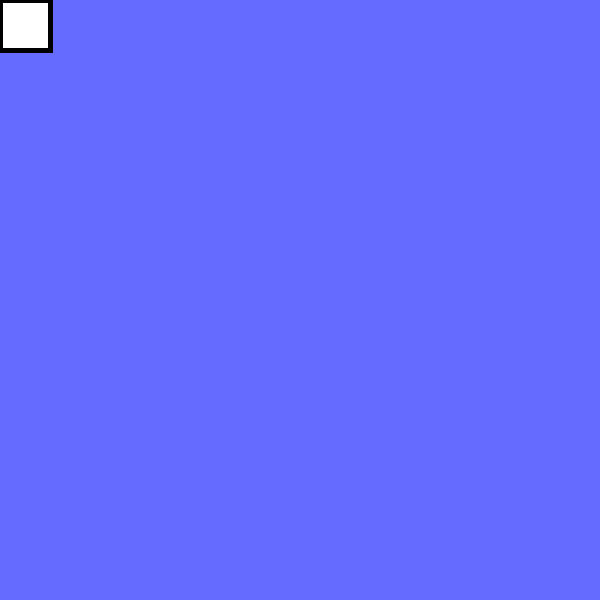
Frame 1 (no input)
Frame 60 (the mouse pressed at the canvas centre just before this capture): identical to frame 1, image omitted
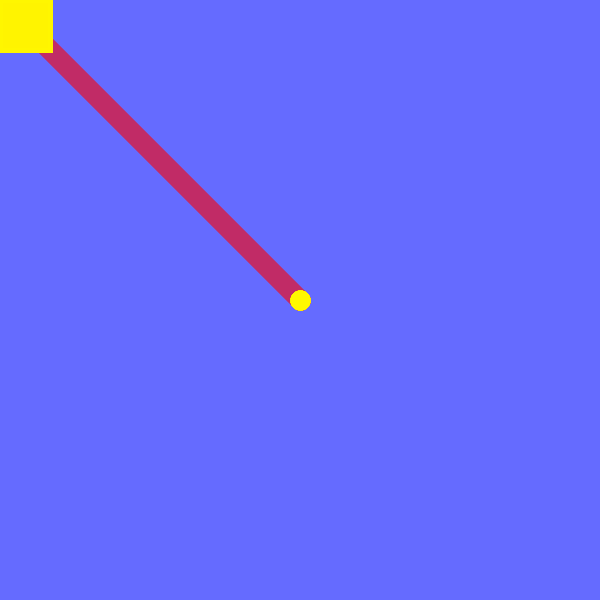
Frame 120 (the mouse held since frame 60 and released just before this capture)

The Processing sketch that drew these frames (run headless with seeded random() and noise(); from frame 60 on, the mouse is pressed at the canvas centre):

// Processing sketch: processing_72878
// ── processing_72878.pde

//Dana Silberberg Sahar
//Home Assignment Oct_1st_2012 
//Drawing program which uses at least two variables

//Declaring my variables:
//int 
//float mouse;
//int mousePos;
int colorDir;
int myColor;

//Setup loop:
void setup(){
size(600,600);
smooth();
colorMode (HSB,360,100,100,100);//HSB allows rainbow
background(238,60,100);
//Defining variables
//mouse=0;
//mousePos=mouse+1;
myColor=0;
colorDir=myColor+1;
}

void draw(){
strokeWeight(5);
rect (0,0,50,50);
if(mousePressed){
stroke (myColor,100,100,60);//60% transperancy
fill (myColor,100,100,60);//60% transperancy
strokeWeight (20);
myColor+=colorDir;
if (myColor>360){
colorDir=-1;
}
if (myColor<0){
colorDir=1;
}
 //if the 'y' key is pressed use yellow stroke (to draw Yellow sunshine....
 /* thanks to the kind help of "Processing" [the blue book] p.225: Keyboard chapter*/
if ((keyPressed==true)&&(key=='y')){
  stroke (60,100,100,random(25));
  strokeWeight (random(60));
  line(mouseX,mouseY,pmouseX,pmouseY);
}
  if (mousePressed){
  //if the 'w' key is pressed use white stroke (to draw LIGHT WHITE clouds....
 /*That too -  thanks to the kind help of "Processing" [the blue book] p.225: Keyboard chapter*/
 if ((keyPressed==true)&&(key=='w')){
  stroke (100,0,100,random(30));
  strokeWeight (random(100));
line(mouseX,mouseY,pmouseX,pmouseY);
}
 /*That too -  thanks to the kind help of "Processing" [the blue book] p.225: Keyboard chapter*/
 //if the 'g' key is pressed use grey stroke (to draw GREY STORMY clouds....
if ((keyPressed==true)&&(key=='g')){
  stroke (0,0,70,random(100));
  fill (100,0,100,random(100));
  strokeWeight (random(60));
  line(mouseX,mouseY,pmouseX,pmouseY);
}
 /*That too -  thanks to the kind help of "Processing" [the blue book] p.225: Keyboard chapter*/
 //if the 'b' key is pressed use blue stroke (to draw RAINDROPS)....
if ((keyPressed==true)&&(key=='b')){
  stroke (240,100,100,random(20));
fill   (240,100,100,random(20));
  strokeWeight (random(10));
  line(mouseX,mouseY,pmouseX,pmouseY);
}
//and here you got yourself a rainbow
line(mouseX,mouseY,pmouseX,pmouseY);
}
}
}

//this is me trying unsuccessfully to make the screen clear when the 
//mouse is positioned on the rectangular-button I draw in the upper 
//left corner...would love to get a hint as for how to do that...
//(it just keeps earising everything and ignoring the condition...)

//if (mousePressed);{
//if (pmouseX<=(mouse+50));{
//if (mouseX<=(mouse+50));{
//if (mouseX<=50);{
//if ((mouseX, mouseY)<=(50,50));{
//if ((pmouseX, pmouseY)<=(50,50));{
//if (mouseX<=50));{
//fill (238,60,100);//
//rect (0,0,600,600)
//background (238,60,100);
//else{
//background (238,60,100,0);
//}
